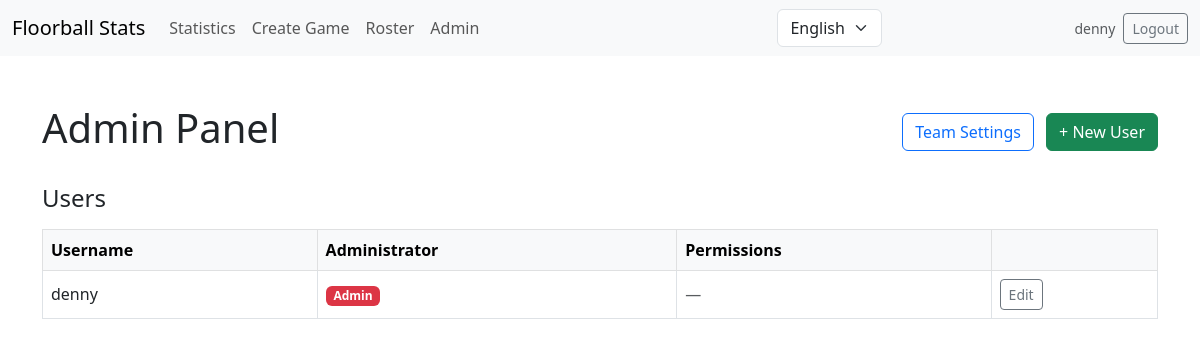
Page /admin/ (signed in) on the committed database.
### models/auth_models.py (models this page shows, shortened)
class User(db.Model):
    __tablename__ = 'users'
    id = db.Column(db.Integer, primary_key=True)
    username = db.Column(db.Text, unique=True, nullable=False)
    password_hash = db.Column(db.Text, nullable=False)
    is_admin = db.Column(db.Integer, default=0, nullable=False)  # 0/1
    created_at = db.Column(db.Text, nullable=False,
                           default=lambda: datetime.now(timezone.utc).isoformat())
    permissions = db.relationship('TeamPermission', backref='user',
                                  cascade='all, delete-orphan', lazy=True)

### routes/admin_routes.py (the view)
@admin_bp.route('/')
def index():
    guard = _require_admin()
    if guard:
        return guard
    users = User.query.order_by(User.username).all()
    return render_template('admin/index.html', users=users)

### routes/admin_routes.py (called while the page is built)
def _require_admin():
    if not session.get('authenticated'):
        return redirect(url_for('game.index'))
    if session.get('is_admin_session'):
        return None
    user_id = session.get('user_id')
    if user_id:
        user = db.session.get(User, user_id)
        if user and user.is_admin:
            return None
    return redirect(url_for('game.index'))

### templates/admin/index.html
{% extends 'base.html' %}
{% block content %}
<div class="container py-4">
    <div class="d-flex justify-content-between align-items-center mb-4">
        <h1>{{ g.t.get('admin_panel', 'Admin Panel') }}</h1>
        <div>
            <a href="{{ url_for('admin.team_settings') }}" class="btn btn-outline-primary me-2">
                {{ g.t.get('team_settings_nav', 'Team Settings') }}
            </a>
            <a href="{{ url_for('admin.new_user') }}" class="btn btn-success">
                + {{ g.t.get('new_user', 'New User') }}
            </a>
        </div>
    </div>
    <h2 class="h4 mb-3">{{ g.t.get('users', 'Users') }}</h2>
    {% if users %}
    <div class="table-responsive">
        <table class="table table-bordered align-middle">
            <thead class="table-light">
                <tr>
                    <th>{{ g.t.get('username', 'Username') }}</th>
                    <th>{{ g.t.get('is_admin', 'Admin') }}</th>
                    <th>{{ g.t.get('permissions', 'Permissions') }}</th>
                    <th></th>
                </tr>
            </thead>
            <tbody>
            {% for user in users %}
            <tr>
                <td>{{ user.username }}</td>
                <td>
                    {% if user.is_admin %}
                    <span class="badge bg-danger">Admin</span>
                    {% else %}
                    <span class="badge bg-secondary">User</span>
                    {% endif %}
                </td>
                <td>
                    {% for perm in user.permissions %}
                    <span class="badge bg-info text-dark me-1">{{ perm.category }}: {{ perm.role }}</span>
                    {% else %}
                    <span class="text-muted">—</span>
                    {% endfor %}
                </td>
                <td>
                    <a href="{{ url_for('admin.edit_user', user_id=user.id) }}" class="btn btn-sm btn-outline-secondary">
                        Edit
                    </a>
                </td>
            </tr>
            {% endfor %}
            </tbody>
        </table>
    </div>
    {% else %}
    <p class="text-muted">No users yet. <a href="{{ url_for('admin.new_user') }}">Create the first user.</a></p>
    {% endif %}
</div>
{% endblock %}

### templates/base.html (shortened to what this page needs)
<!DOCTYPE html>
<html lang="{{ g.get('lang', 'en') if g is defined else 'en' }}">
<head>
    <link rel="stylesheet" href="https://cdn.jsdelivr.net/npm/bootstrap@5.3.0/dist/css/bootstrap.min.css">
</head>
<body>
    <nav class="navbar navbar-expand-lg navbar-light bg-light mb-4" aria-label="Main navigation">
        <div class="container-fluid">
            <a class="navbar-brand" href="/">{{ g.t['brand'] }}</a>
            <div class="collapse navbar-collapse" id="navbarNav">
                <ul class="navbar-nav me-auto mb-2 mb-lg-0">
                    <li class="nav-item"><a class="nav-link" href="/stats">{{ g.t['stats'] }}</a></li>
                    {% if g.is_admin_session or g.current_user %}
                    <li class="nav-item"><a class="nav-link" href="/create_game">{{ g.t['create_game'] }}</a></li>
                    <li class="nav-item"><a class="nav-link" href="/roster">{{ g.t['roster'] }}</a></li>
                    {% endif %}
                    {% if g.is_admin_session or (g.current_user and g.current_user.is_admin) %}
                    <li class="nav-item"><a class="nav-link" href="/admin/">{{ g.t.get('admin', 'Admin') }}</a></li>
                    {% endif %}
                </ul>
                <form class="d-flex order-2 order-lg-1" method="post" action="/set_language">
                    <select name="lang" class="form-select me-2" aria-label="Change language"
                        onchange="this.form.submit()">
                        <option value="en" {% if g.get('lang', 'en' )=='en' %}selected{% endif %}>{{ g.t['lang_en'] }}
                        </option>
                    </select>
                </form>
                {% if session.get('authenticated') %}
                <div class="ms-2 order-3 d-flex align-items-center gap-2">
                    {% if g.current_user %}<span class="text-muted small d-none d-lg-inline">{{ g.current_user.username }}</span>{% endif %}
                    <a href="/logout" class="btn btn-outline-secondary btn-sm">{{ g.t.get('logout', 'Logout') }}</a>
                </div>
                {% else %}
                <div class="ms-2 order-3">
                    <a href="/login" class="btn btn-outline-primary btn-sm">{{ g.t.get('user_login', 'Login') }}</a>
                </div>
                {% endif %}
            </div>
        </div>
    </nav>
    <main tabindex="-1">
        {% block content %}{% endblock %}
    </main>
</body>
</html>

### rows in the picture
User: current_user.username "denny", username "denny", is_admin "Admin"

### other values in the picture
{{ g.t['brand'] }} "Floorball Stats"
{{ g.t['stats'] }} "Statistics"
{{ g.t['create_game'] }} "Create Game"
{{ g.t['roster'] }} "Roster"
{{ g.t.get('admin', 'Admin') }} "Admin"
{{ g.t.get('logout', 'Logout') }} "Logout"
{{ g.t.get('admin_panel', 'Admin Panel') }} "Admin Panel"
{{ g.t.get('team_settings_nav', 'Team Settings') }} "Team Settings"
{{ g.t.get('new_user', 'New User') }} "New User"
{{ g.t.get('users', 'Users') }} "Users"
{{ g.t.get('username', 'Username') }} "Username"
{{ g.t.get('is_admin', 'Admin') }} "Administrator"
{{ g.t.get('permissions', 'Permissions') }} "Permissions"
form field lang "English"
